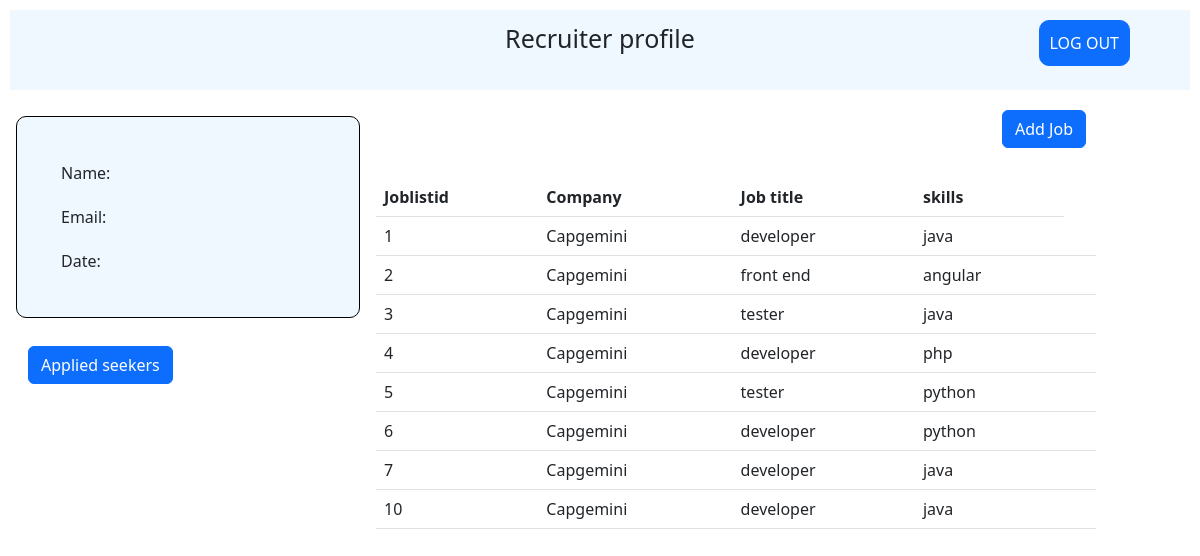
Page /recruiterprofile.php on the committed database.
### tables this page shows
CREATE TABLE `joblist` (
  `Joblistid` int(10) NOT NULL,
  `Company` varchar(20) NOT NULL,
  `Job_title` varchar(20) NOT NULL,
  `Skills` varchar(10) NOT NULL,
  `Applied` varchar(20) DEFAULT NULL,
  `User_id` varchar(20) DEFAULT NULL
);

### recruiterprofile.php (the view, shortened to what this page needs)
<?php include ("config.php");?>
<head>
        <link href="https://cdn.jsdelivr.net/npm/bootstrap@5.2.3/dist/css/bootstrap.min.css" rel="stylesheet">
    </head>
    <body>
    <div class="pagename" style="display:flex;height: 10%; font-size:25px; justify-content: center; margin: 10px; padding: 10px; background-color: aliceblue;">
            Recruiter profile
    </div>
    <div style=" padding:10px; z-index:11; position: fixed; top: 10px; right: 60px">
            <a type="button" class="btn btn-primary" href="login.php" type=button style="padding:10px; border-radius: 10px">LOG OUT</a>
        </div>
    <div style="display: flex; width:90%">
            <div class="col-md-4 m-2" style="display: block;">
            <div class="m-2" style="background-color:aliceblue; border: 1px solid black; border-radius: 10px; padding:2rem">
                    <div class="field m-1 p-2" >Name: <?php echo $row['User_id']?></div>
                    <div class="field m-1 p-2" >Email: <?php echo $row['Email']?></div>
                    <div class="field m-1 p-2" >Date: <?php echo $row['DOB']?></div>
            </div>
            <div> <a type="button" class="btn btn-primary" href="seekerlist.php" class="p-1" style="margin:20px">Applied seekers</a>
            </div>
            </div>
            <div class="col-md-8">
            <div> <a type="button" class="btn btn-primary" style="margin:10px; float:right" href="addjob.php?id=<?php echo $row['User_id']?> "class="m-2 p-1" >Add Job</a></div>
                <div class="col-md-8" style="display: flex;margin-right:auto;margin-left:auto;width:100%">
              <table class="table col-md-8" style="margin: 20px; margin-left: auto; margin-right:auto">
              <thead>
               <tr>
                <th>Joblistid</th>
                <th>Company</th>
                <th>Job title</th>
                <th>skills</th>
                </tr>
                </thead>
                <tbody>
                <?php
                $query = "SELECT Joblistid, Company, Job_title, Skills FROM joblist";
                $result = mysqli_query($db, $query);
                if ($result == false) {
                echo '<script>alert("Hello")</script>';
                } else{
                while($row = mysqli_fetch_array($result, MYSQLI_ASSOC))  {
                ?>
                <tr>
                <td><?php echo $row['Joblistid']?></td>
                <td><?php echo $row['Company']?></td>
                <td><?php echo $row['Job_title']?></td>
                <td><?php echo $row['Skills']?></td>
                <td>
                <?php
                }
            } ?>
                </tbody>
                </table>
            </div>
            </div>
        </div>
    </body>
</html>

### rows in the picture
joblist: Joblistid "1", Company "Capgemini", Job_title "developer", Skills "java"
joblist: Joblistid "2", Company "Capgemini", Job_title "front end", Skills "angular"
joblist: Joblistid "3", Company "Capgemini", Job_title "tester", Skills "java"
joblist: Joblistid "4", Company "Capgemini", Job_title "developer", Skills "php"
joblist: Joblistid "5", Company "Capgemini", Job_title "tester", Skills "python"
joblist: Joblistid "6", Company "Capgemini", Job_title "developer", Skills "python"
joblist: Joblistid "7", Company "Capgemini", Job_title "developer", Skills "java"
joblist: Joblistid "10", Company "Capgemini", Job_title "developer", Skills "java"
